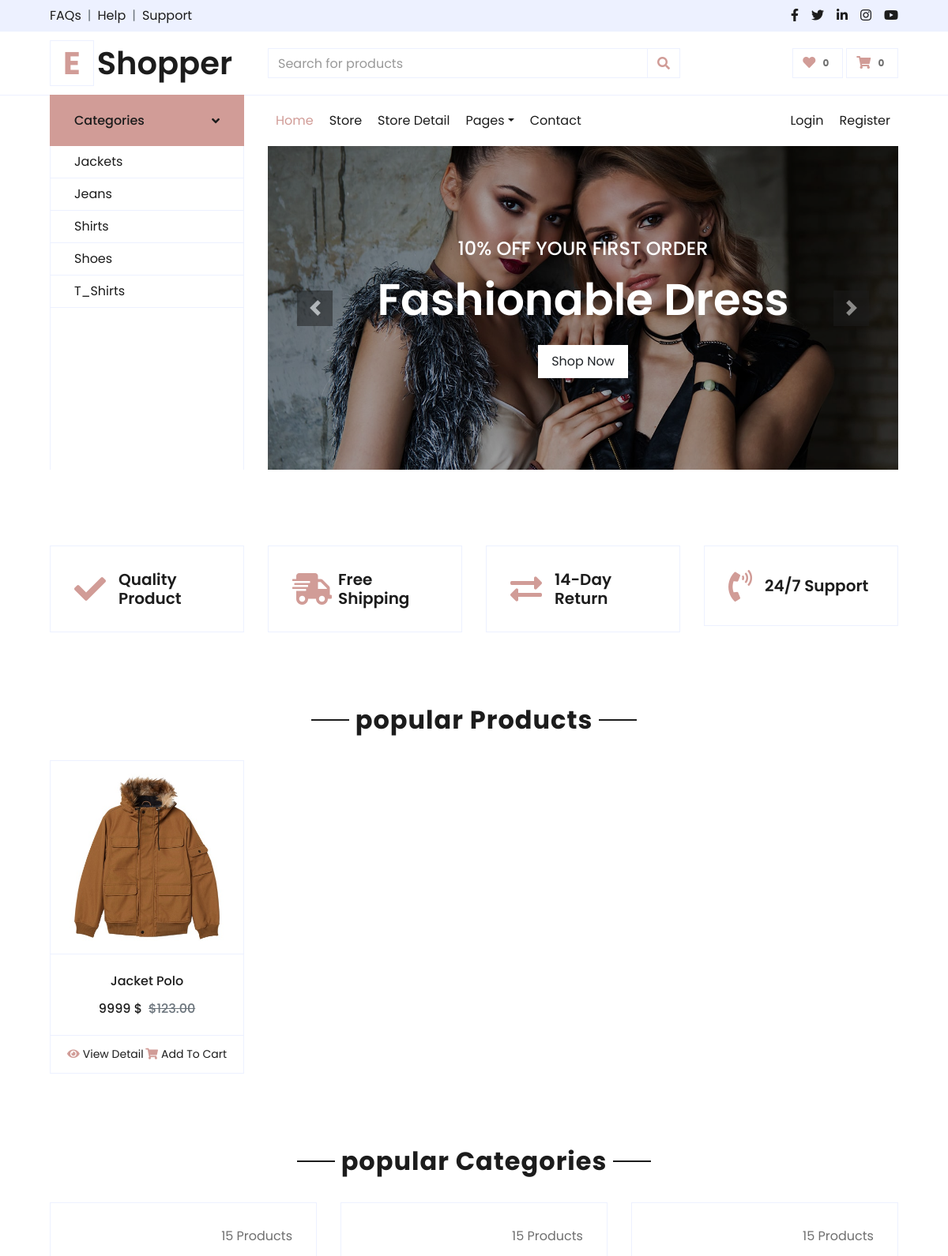
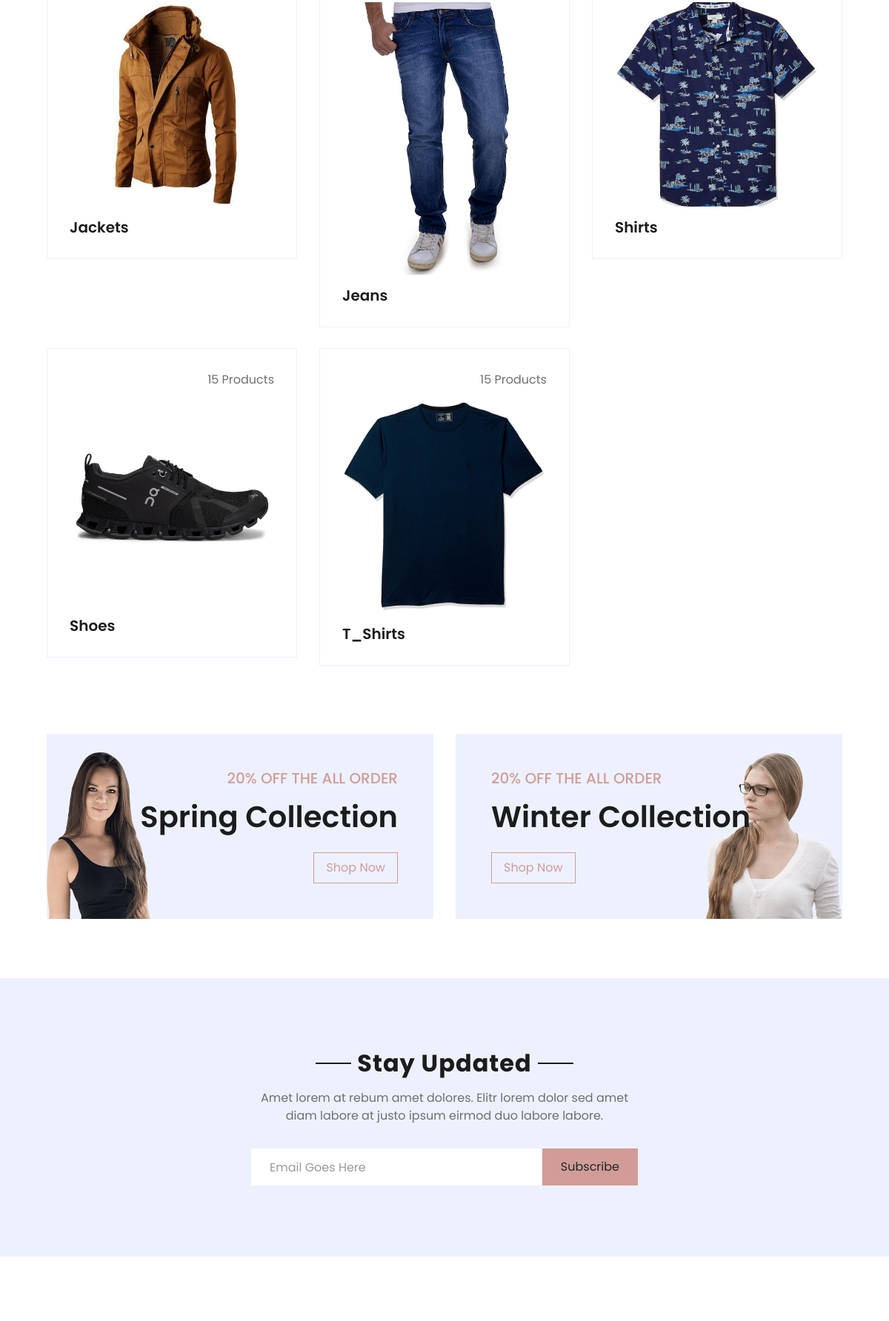
Screenshot of /?id=1 (upper part) with the database file from the repository (2 pictures, top to bottom).
### category/models.py (models this page shows, shortened)
class Category(models.Model):
    category_name = models.CharField(max_length=50, unique=True)
    slug = models.SlugField(max_length=100, unique=True)
    description = models.TextField(max_length=255, blank=True)
    cat_image = models.ImageField(
        upload_to='media/category/images', blank=True)
    created_at = models.DateTimeField(default=datetime.datetime.now())
    updated_at = models.DateTimeField(auto_now=True)
    class Meta:
        verbose_name = 'category'
        verbose_name_plural = 'Categories'

### store/models.py (models this page shows, shortened)
class Product(models.Model):
    product_name = models.CharField(max_length=200, unique=True)
    slug = models.SlugField(max_length=200, unique=True)
    category = models.ForeignKey(Category, on_delete=models.CASCADE)
    description = models.TextField(max_length=500, blank=True)
    price = models.IntegerField()
    image = models.ImageField(upload_to="media/products/images/")
    stock = models.IntegerField()
    is_available = models.BooleanField(default=True)
    created_at = models.DateTimeField(auto_now_add=True)
    modified_date = models.DateTimeField(auto_now=True)
    def __str__(self):
        return self.product_name + '  ' + str(self.price)+''
    @staticmethod
    def get_all__products__id(id):
        return Product.objects.filter(category=id)

### baseapp/views.py (the view)
# urls.py: path('', index, name= 'homepage'),
def index(request):
    id=request.GET.get("id")
    if id:
        prod = Product.get_all__products__id(id)
    else:
        prod = Product.get_all__products(request).filter(is_available=True)
    ctrs=Category.objects.all()
    print(prod)
    context = {
        "category": ctrs,
        "products": prod,
    }
    return render(request, 'baseapp/index.html', context)

### carts/context_processors.py (called while the page is built)
def counter(request):
    cart_count = 0
    if 'admin'in request.path:
        return {}
    else:
        try:
            cart = CartModel.objects.filter(cart_id= _cart_id(request))
            cart_items = CartItem.objects.all().filter(cart=cart[:1])
            for cart_item in cart_items:
                cart_count += cart_item.quantity
        except CartModel.DoesNotExist:
            cart_count = 0
    return dict(cart_count=cart_count)

### carts/views.py (called while the page is built)
def _cart_id(request):
    cart = request.session.session_key
    if not cart:        # agr phly se session na ho ho session bna lay gay
        cart = request.session.create()
    return cart

### category/context_processors.py (called while the page is built)
def menu_links(request):
    links = Category.objects.all()
    return dict(links=links)

### baseapp/templates/baseapp/index.html (shortened to what this page needs)
{% extends "baseapp/base.html" %}
{% load static %}
{% block content %}
     <div class="container-fluid pt-5">
        <div class="text-center mb-4">
            <h2 class="section-title px-5"><span class="px-2">popular Products</span></h2>
        </div>
        <div class="row px-xl-5 pb-3"> {% for prod in products%}
            <div class="col-lg-3 col-md-6 col-sm-12 pb-1">
                <div class="card product-item border-0 mb-4">
                    <div class="card-header product-img position-relative overflow-hidden bg-transparent border p-0">
                        <img class="img-fluid w-100" src = " {{prod.image.url}}" alt="">
                    </div>
                    <div class="card-body border-left border-right text-center p-0 pt-4 pb-3">
                        <h6 class="text-truncate mb-3">{{prod.product_name}}</h6>
                        <div class="d-flex justify-content-center">
                            <h6>{{prod.price}} $</h6><h6 class="text-muted ml-2"><del>$123.00</del></h6>
                        </div>
                    </div>
                    <div class="card-footer d-flex justify-content-between bg-light border">
                        <a href="" class="btn btn-sm text-dark p-0"><i class="fas fa-eye text-primary mr-1"></i>View Detail</a>
                        <a href="" class="btn btn-sm text-dark p-0"><i class="fas fa-shopping-cart text-primary mr-1"></i>Add To Cart</a>
                    </div>
                </div>
            </div>{% endfor %}
        </div>
    </div>
    <div class="container-fluid pt-5">
        <div class="text-center mb-4">
            <h2 class="section-title px-5"><span class="px-2">popular Categories</span></h2>
        </div>
        <div class="row px-xl-5 pb-3">
             {% for ctrs in category %}
            <div class="col-lg-4 col-md-6 pb-1">
                <div class="cat-item d-flex flex-column border mb-4" style="padding: 30px;">
                    <p class="text-right">15 Products</p>
                    <a href="" class="cat-img position-relative overflow-hidden mb-3">
                        <img class="img-fluid" src = "{{ctrs.cat_image.url}}" alt="">
                    </a>
                    <h5 class="font-weight-semi-bold m-0">{{ctrs.category_name}}</h5>
                </div>
            </div>
            {% endfor%}
        </div>
    </div>
    <div class="container-fluid offer pt-5">
        <div class="row px-xl-5">
            <div class="col-md-6 pb-4">
                <div class="position-relative bg-secondary text-center text-md-right text-white mb-2 py-5 px-5">
                    <img src = " {% static 'img/offer-1.png' %} " alt="">
                    <div class="position-relative" style="z-index: 1;">
                        <h5 class="text-uppercase text-primary mb-3">20% off the all order</h5>
                        <h1 class="mb-4 font-weight-semi-bold">Spring Collection</h1>
                        <a href="" class="btn btn-outline-primary py-md-2 px-md-3">Shop Now</a>
                    </div>
                </div>
            </div>
            <div class="col-md-6 pb-4">
                <div class="position-relative bg-secondary text-center text-md-left text-white mb-2 py-5 px-5">
                    <img src = " {% static 'img/offer-2.png' %} " alt="">
                    <div class="position-relative" style="z-index: 1;">
                        <h5 class="text-uppercase text-primary mb-3">20% off the all order</h5>
                        <h1 class="mb-4 font-weight-semi-bold">Winter Collection</h1>
                        <a href="" class="btn btn-outline-primary py-md-2 px-md-3">Shop Now</a>
                    </div>
                </div>
            </div>
        </div>
    </div>
    <div class="container-fluid bg-secondary my-5">
        <div class="row justify-content-md-center py-5 px-xl-5">
            <div class="col-md-6 col-12 py-5">
                <div class="text-center mb-2 pb-2">
                    <h2 class="section-title px-5 mb-3"><span class="bg-secondary px-2">Stay Updated</span></h2>
                    <p>Amet lorem at rebum amet dolores. Elitr lorem dolor sed amet diam labore at justo ipsum eirmod duo labore labore.</p>
                </div>
                <form action="">
                    <div class="input-group">
                        <input type="text" class="form-control border-white p-4" placeholder="Email Goes Here">
                        <div class="input-group-append">
                            <button class="btn btn-primary px-4">Subscribe</button>
                        </div>
                    </div>
                </form>
            </div>
        </div>
    </div>
    <div class="container-fluid pt-5">
    </div>
{% endblock %}

### baseapp/templates/baseapp/sidenavbar.html (shortened to what this page needs)
 {% load static %}
 <div class="row border-top px-xl-5">
            <div class="col-lg-3 d-none d-lg-block">
                <a class="btn shadow-none d-flex align-items-center justify-content-between bg-primary text-white w-100" data-toggle="collapse" href="#navbar-vertical" style="height: 65px; margin-top: -1px; padding: 0 30px;">
                    <h6 class="m-0">Categories</h6>
                    <i class="fa fa-angle-down text-dark"></i>
                </a>
                <nav class="collapse show navbar navbar-vertical navbar-light align-items-start p-0 border border-top-0 border-bottom-0" id="navbar-vertical">
                    <div class="navbar-nav w-100 overflow-hidden" style="height: 410px">
                        {% for ctr in links %}
                          <a href="/?id={{ctr.id}}" class="nav-item nav-link">{{ctr.category_name}}</a>
                       {% endfor%}
                    </div>
                </nav>
            </div>
            <div class="col-lg-9">
                <nav class="navbar navbar-expand-lg bg-light navbar-light py-3 py-lg-0 px-0">
                    <div class="collapse navbar-collapse justify-content-between" id="navbarCollapse">
                        <div class="navbar-nav mr-auto py-0">
                            <a href="{% url 'homepage' %}" class="nav-item nav-link active">Home</a>
                            <a href="{% url 'store_homepage' %}" class="nav-item nav-link">Store</a>
                            <a href="{% url 'store_detailpage' %}" class="nav-item nav-link">Store Detail</a>
                            <div class="nav-item dropdown">
                                <a href="#" class="nav-link dropdown-toggle" data-toggle="dropdown">Pages</a>
                            </div>
                            <a href="contact.html" class="nav-item nav-link">Contact</a>
                        </div>
                        <div class="navbar-nav ml-auto py-0">
                            <a href="{% url 'loginpage' %}" class="nav-item nav-link">Login</a>
                            <a href="{% url 'register' %}" class="nav-item nav-link">Register</a>
                        </div>
                    </div>
                </nav>
                <div id="header-carousel" class="carousel slide" data-ride="carousel">
                    <div class="carousel-inner">
                        <div class="carousel-item active" style="height: 410px;">
                            <img class="img-fluid" src=" {% static 'img/carousel-1.jpg' %}" alt="Image">
                            <div class="carousel-caption d-flex flex-column align-items-center justify-content-center">
                                <div class="p-3" style="max-width: 700px;">
                                    <h4 class="text-light text-uppercase font-weight-medium mb-3">10% Off Your First Order</h4>
                                    <h3 class="display-4 text-white font-weight-semi-bold mb-4">Fashionable Dress</h3>
                                    <a href="" class="btn btn-light py-2 px-3">Shop Now</a>
                                </div>
                            </div>
                        </div>
                    </div>
                    <a class="carousel-control-prev" href="#header-carousel" data-slide="prev">
                        <div class="btn btn-dark" style="width: 45px; height: 45px;">
                            <span class="carousel-control-prev-icon mb-n2"></span>
                        </div>
                    </a>
                    <a class="carousel-control-next" href="#header-carousel" data-slide="next">
                        <div class="btn btn-dark" style="width: 45px; height: 45px;">
                            <span class="carousel-control-next-icon mb-n2"></span>
                        </div>
                    </a>
                </div>
            </div>
        </div>

### rows the page displays
Category: category_name "Jackets", cat_image (picture)
Category: category_name "Jeans", cat_image (picture)
Category: category_name "Shirts", cat_image (picture)
Category: category_name "Shoes", cat_image (picture)
Category: category_name "T_Shirts", cat_image (picture)
Product: image (picture), product_name "Jacket Polo", price "9999"
